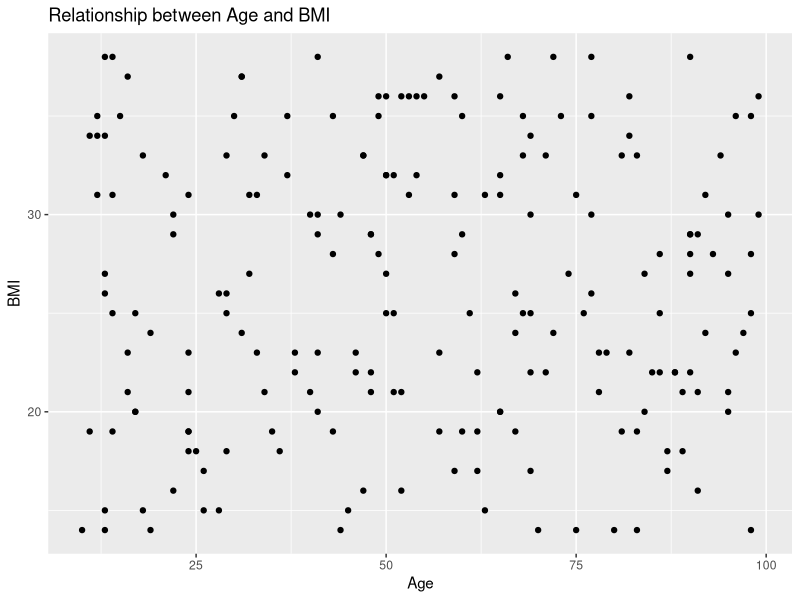
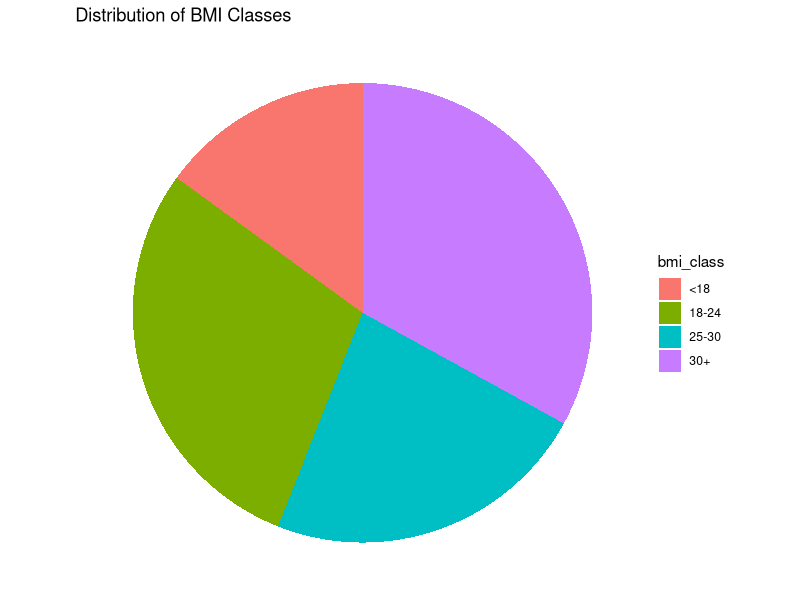
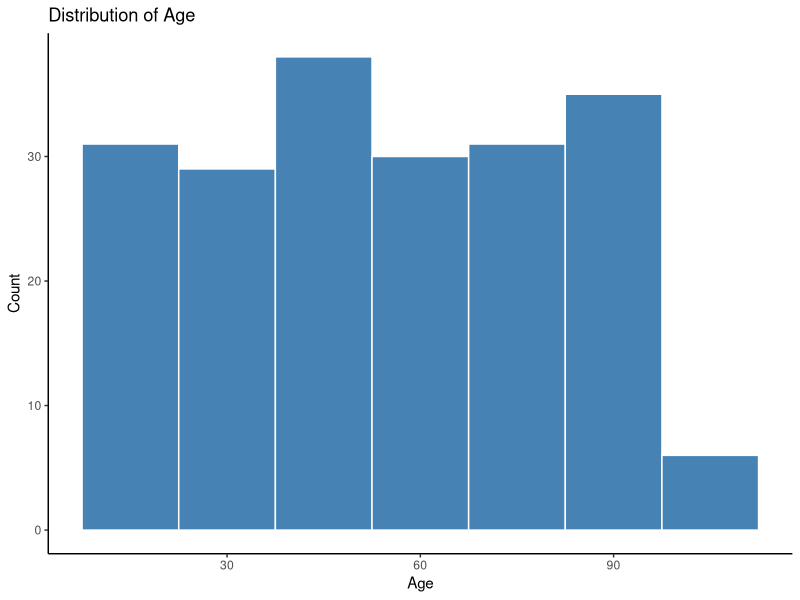
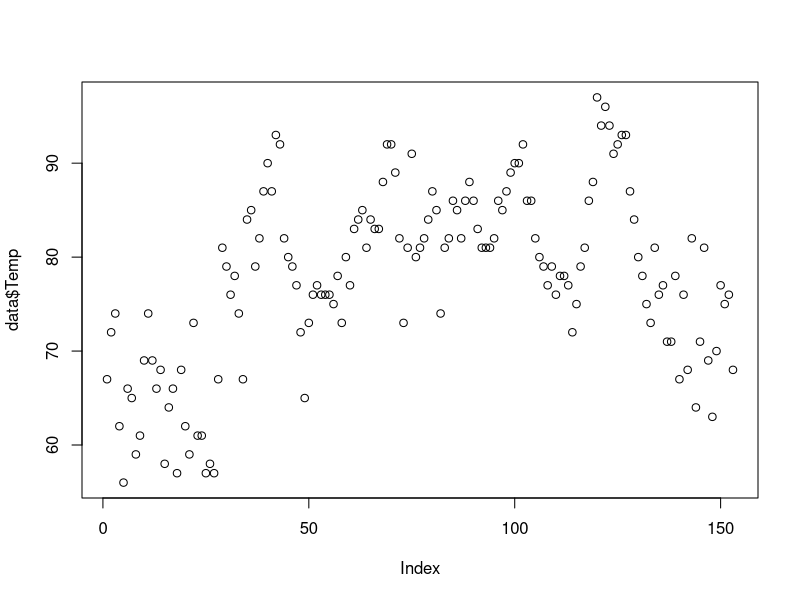
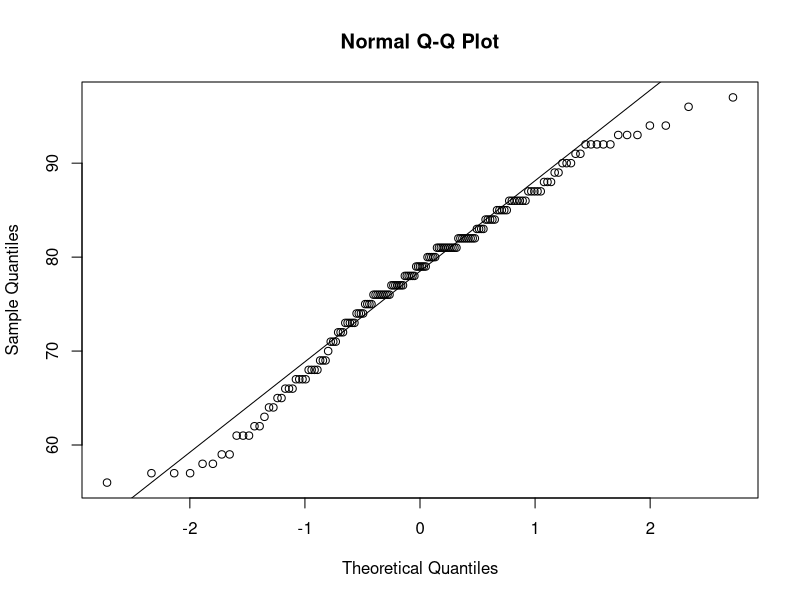
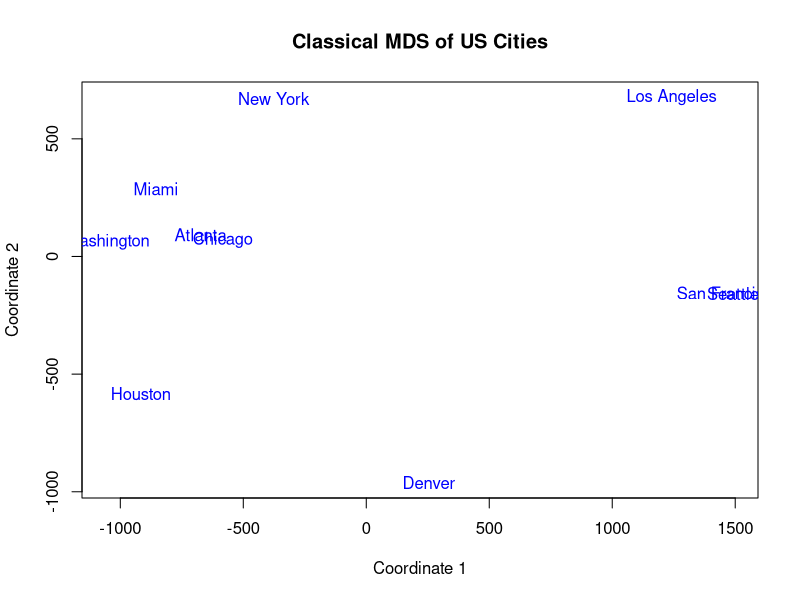
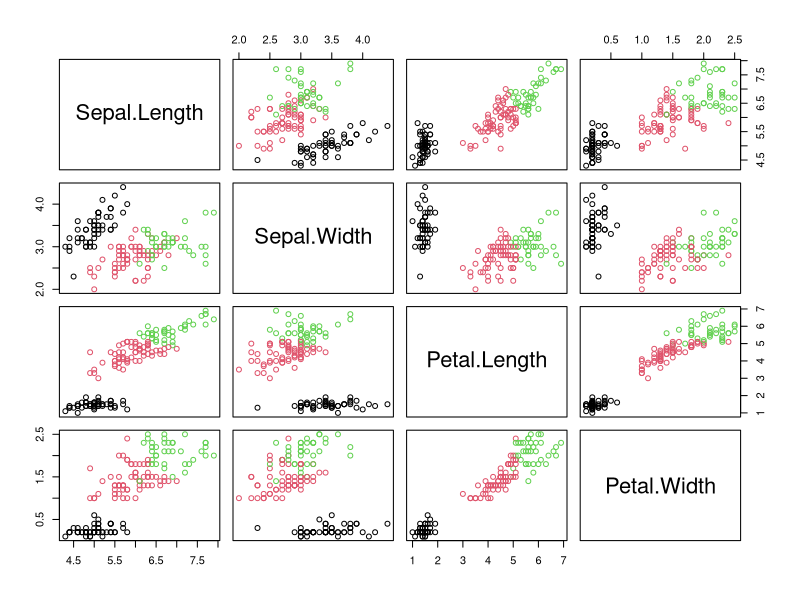
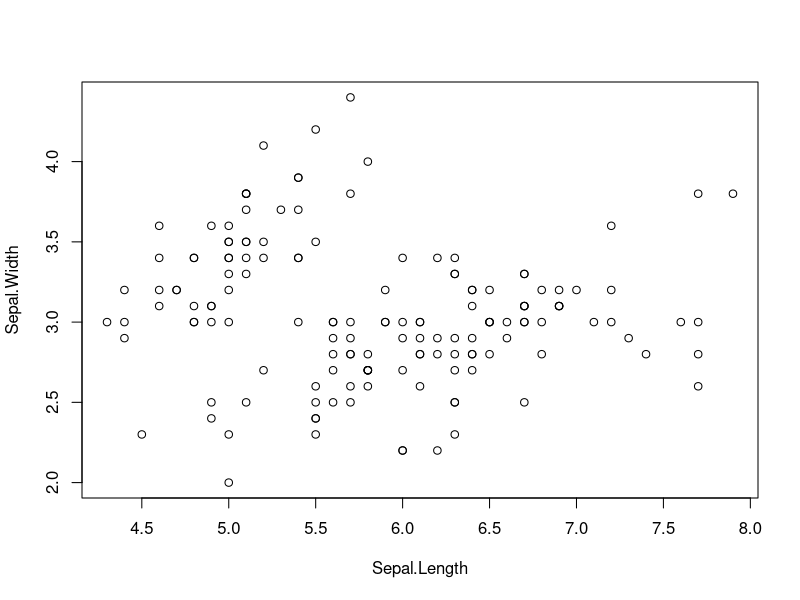

Write the R code that produced these figures, in order.
# Question No 6

library(ggplot2)
set.seed(33)

# a
age <- sample(10:99, 200, replace = TRUE)
sex <- sample(c("Male", "Female"), 200, replace = TRUE)
education <- sample(c("No education", "Primary", "Secondary", "Beyond secondary"), 200, replace = TRUE)
socioeconomic_status <- sample(c("Low", "Middle", "High"), 200, replace = TRUE)
bmi <- sample(14:38, 200, replace = TRUE)

# b

ggplot(data = data.frame(age, bmi), aes(x = age, y = bmi)) +
  geom_point() +
  labs(x = "Age", y = "BMI", title = "Relationship between Age and BMI")

# There seems to be nor trend at all and the data is scattered all over

# c
bmi_class <- cut(bmi, breaks = c(0, 18, 24, 30, Inf), labels = c("<18", "18-24", "25-30", "30+"))

# pie chart
ggplot(data.frame(bmi_class), aes(x = "", fill = bmi_class)) +
  geom_bar(width = 1) +
  coord_polar("y", start = 0) +
  labs(title = "Distribution of BMI Classes") +
  theme_void() +
  theme(legend.position = "right")

# here first I cut the bin to 5 classes then using ggplot I created pie chart.
# to create pie chart first I created bar then using coord_polar(), I created pie
# chart

# d

ggplot(data.frame(age), aes(x = age)) +
  geom_histogram(binwidth = 15, fill = "steelblue", color = "white") +
  labs(x = "Age", y = "Count", title = "Distribution of Age") +
  theme_classic()

# 

# Question No 7
# Airquality dataset


data <- airquality

# a
# to perform goodness of fit test we have to do following
# check scatterplot
plot(data$Temp)

# qqplot(data$Temp)
qqnorm(data$Temp)
qqline(data$Temp)


ks.test(airquality$Temp, "pnorm")

# even though visually data suggests that it follows normal distribution but
# using ks.test we conclude that data doesnot follows it.
# used ks.test because sample size > 100

# var.test(airquality$Temp~airquality$Month, data = airquality)

summary(aov(airquality$Temp~airquality$Month),data=airquality)
# now that the pvalue is < 0.05 we need to do another test

library(car)
leveneTest(airquality$Temp, airquality$Month)
# now that p value is less than 0.05 we can conclude that there is no equal variance.

# b

leveneTest(Temp ~ as.factor(Month), data = airquality)

# since p value is less than 0.05 we have to use another test



# 8
library(car)
library(e1071)
# a
data <- Arrests
ind <- sample(2, nrow(data), 
              replace = T, prob = c(0.7, 0.3))
train <- data[ind==1,]
test <- data[ind==2,]

# b

# Fit the logistic regression model
logistic_model <- glm(released ~ ., data = train, family = "binomial")

# Fit the Naive Bayes model
nb_model <- naiveBayes(released ~ ., data = train)

# c
# Make predictions on the test data
logistic_pred <- predict(logistic_model, newdata = test, type = "response")
nb_pred <- predict(nb_model, newdata = test)


logistic_pred_class <- ifelse(logistic_pred > 0.5, 1, 0)
logistic_conf_matrix <- table(Predicted = logistic_pred_class, Actual = test$released)
logistic_conf_matrix
logistic_accuracy <- sum(diag(logistic_conf_matrix)) / sum(logistic_conf_matrix)
print(paste("Logistic Regression Accuracy:", logistic_accuracy))

# True Negatives (TN): 21
# These are the cases where the actual outcome was "No" and 
# the logistic regression model correctly predicted "No".
# False Negatives (FN): 31
# These are the cases where the actual outcome was "Yes" but
# the logistic regression model incorrectly predicted "No".
# False Positives (FP): 231
# These are the cases where the actual outcome was "No" but
# the logistic regression model incorrectly predicted "Yes".
# True Positives (TP): 1290
# These are the cases where the actual outcome was "Yes" and
# the logistic regression model correctly predicted "Yes".


nb_conf_matrix <- table(Predicted = nb_pred, Actual = test$release)
nb_conf_matrix
nb_accuracy <- sum(diag(nb_conf_matrix)) / sum(nb_conf_matrix)
print(paste("Naive Bayes Accuracy:", nb_accuracy))

# True Negatives (TN): 46
# These are the cases where the actual outcome was "No" and 
# the Naive Bayes model correctly predicted "No".
# False Negatives (FN): 81
# These are the cases where the actual outcome was "Yes" but
# the Naive Bayes model incorrectly predicted "No".
# False Positives (FP): 206
# These are the cases where the actual outcome was "No" but
# the Naive Bayes model incorrectly predicted "Yes".
# True Positives (TP): 1240
# These are the cases where the actual outcome was "Yes" and 
# the Naive Bayes model correctly predicted "Yes".

# d
# Based on the performance metrics calculated from the confusion matrices,
# the logistic regression model appears to be the better performing model 
# compared to the Naive Bayes model.
# Accuracy of LR Model is 83% which is slightly better than Naive Bayes Algorithms 


# 9

# a. Get dissimilarity distance as city.dissimilarity object
# Step 1: Define the distance matrix
# Distance matrix for 10 US cities
city_distances <- matrix(c(
  0, 587, 1212, 701, 1936, 604, 748, 2139, 2182, 543,
  587, 0, 920, 940, 1745, 1188, 713, 2182, 2234, 597,
  1212, 920, 0, 879, 1949, 1726, 1631, 949, 1021, 1494,
  701, 940, 879, 0, 2394, 968, 1420, 2420, 2442, 597,
  1936, 1745, 1949, 2394, 0, 2300, 1645, 347, 403, 2339,
  604, 1188, 1726, 968, 2300, 0, 781, 2372, 2420, 1121,
  748, 713, 1631, 1420, 1645, 781, 0, 1923, 1960, 688,
  2139, 2182, 949, 2420, 347, 2372, 1923, 0, 214, 2571,
  2182, 2234, 1021, 2442, 403, 2420, 1960, 214, 0, 2534,
  543, 597, 1494, 597, 2339, 1121, 688, 2571, 2534, 0),
  nrow = 10, byrow = TRUE)
# City names
city_names <- c("Atlanta", "Chicago", "Denver", "Houston", "Los Angeles", "Miami", 
                "New York", "San Francisco", "Seattle", "Washington")
# Assign row and column names to the distance matrix
rownames(city_distances) <- city_names
colnames(city_distances) <- city_names
# Convert to a distance object
(city.dissimilarity <- as.dist(city_distances))


# b. Fit a classical multidimensional model using the city.dissimilarity object
city_mds <- cmdscale(city.dissimilarity, eig = TRUE, k = 2)


# c. Get the summary of the model and interpret it carefully
mds_coordinates <- city_mds$points
# Print the summary of the model
summary(city_mds)

# Interpretation: The given summary includes the eigenvalues, which indicate the amount of
# variance captured by each dimension.
eigenvalues <- city_mds$eig
variance_explained <- eigenvalues / sum(eigenvalues) * 100
variance_explained

# d. Get the bi-plot of the model and interpret it carefully
# Plot the MDS result
plot(mds_coordinates, type = "n", xlab = "Coordinate 1", ylab = "Coordinate 2",
     main = "Classical MDS of US Cities")
text(mds_coordinates, labels = rownames(mds_coordinates), col = "blue")

# If there are distinct clusters of points, it suggests that those cities might be 
# grouped together geographically. As if plot we see few clusters of city with distance apart.
# one from east coast and another from west coast, the Denver is just outlier.

# 10
set.seed(33)
iris_data <- iris[,-5]

kmeans_2 <- kmeans(iris_data, centers = 2, nstart = 20)
kmeans_3 <- kmeans(iris_data, centers = 3, nstart = 20)

summary(kmeans_2)
summary(kmeans_3)


plot(iris_data, col = kmeans_3$cluster)
points(kmeans_3$centers, col = 1:3, pch = 8, cex = 2)
# data is ploted for each variable from 1 to 3 columns

cm <- table(iris$Species, 
            kmeans_3$cluster)
cm
# the accuracy is 43%
(accuracy <-
    sum(diag(cm))/sum(cm))

# 
# 49 setosa flowers were assigned to cluster 1.
# 2 versicolor flowers were assigned to cluster 2.
# 36 virginica flowers were assigned to cluster 2.
# It shows that the algorithm was able to correctly identify all the
# setosa flowers and most of the versicolor and virginica flowers, 
# but it had some difficulty distinguishing between versicolor and virginica flowers.
(mce <- 1 - accuracy)

plot(iris_data[c("Sepal.Length", 
              "Sepal.Width")])
plot(iris_data[c("Sepal.Length", 
                "Sepal.Width")],
       col = kmeans_3$cluster)
plot(iris_data[c("Sepal.Length", 
                "Sepal.Width")],
       col = kmeans_3$cluster,
       main = "K-means with 3 
clusters")
# we can see that there is 3 differenct cluster


# second assesment 2081

